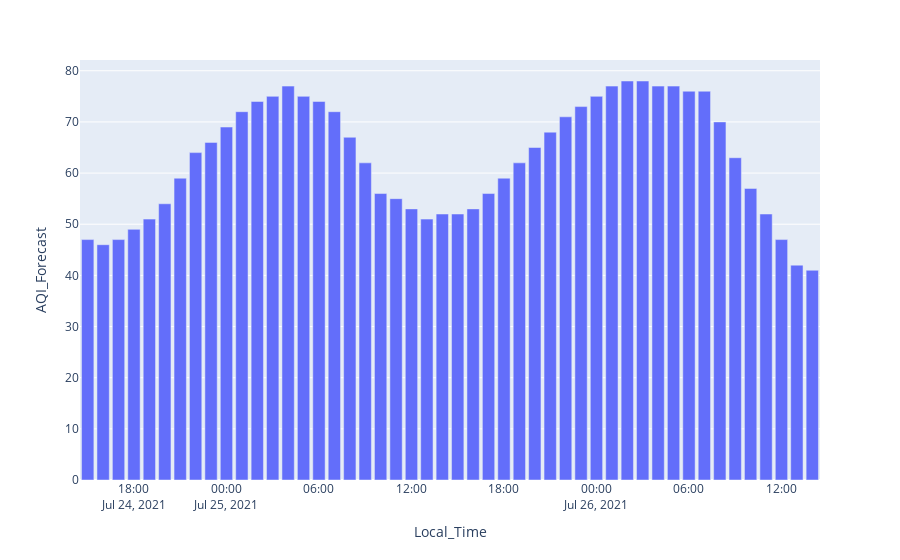

Notebook code for this chart:
### Markdown cell above
# Data Visualization

### Code cell
fig = px.bar(forecast_data, x='Local_Time', y='AQI_Forecast')
fig.show()

### Figure 1 — Plotly figure (JSON) as saved in the notebook; plotly's stock layout.template omitted (floating-point values rounded to 4 significant figures)
{"data": [{"alignmentgroup": "True", "hovertemplate": "Local_Time=%{x}<br>AQI_Forecast=%{y}<extra></extra>", "legendgroup": "", "marker": {"color": "#636efa", "pattern": {"shape": ""}}, "name": "", "offsetgroup": "", "orientation": "v", "showlegend": false, "textposition": "auto", "type": "bar", "x": ["2021-07-24T15:00:00", "2021-07-24T16:00:00", "2021-07-24T17:00:00", "2021-07-24T18:00:00", "2021-07-24T19:00:00", "2021-07-24T20:00:00", "2021-07-24T21:00:00", "2021-07-24T22:00:00", "2021-07-24T23:00:00", "2021-07-25T00:00:00", "2021-07-25T01:00:00", "2021-07-25T02:00:00", "2021-07-25T03:00:00", "2021-07-25T04:00:00", "2021-07-25T05:00:00", "2021-07-25T06:00:00", "2021-07-25T07:00:00", "2021-07-25T08:00:00", "2021-07-25T09:00:00", "2021-07-25T10:00:00", "2021-07-25T11:00:00", "2021-07-25T12:00:00", "2021-07-25T13:00:00", "2021-07-25T14:00:00", "2021-07-25T15:00:00", "2021-07-25T16:00:00", "2021-07-25T17:00:00", "2021-07-25T18:00:00", "2021-07-25T19:00:00", "2021-07-25T20:00:00", "2021-07-25T21:00:00", "2021-07-25T22:00:00", "2021-07-25T23:00:00", "2021-07-26T00:00:00", "2021-07-26T01:00:00", "2021-07-26T02:00:00", "2021-07-26T03:00:00", "2021-07-26T04:00:00", "2021-07-26T05:00:00", "2021-07-26T06:00:00", "2021-07-26T07:00:00", "2021-07-26T08:00:00", "2021-07-26T09:00:00", "2021-07-26T10:00:00", "2021-07-26T11:00:00", "2021-07-26T12:00:00", "2021-07-26T13:00:00", "2021-07-26T14:00:00"], "xaxis": "x", "y": [47, 46, 47, 49, 51, 54, 59, 64, 66, 69, 72, 74, 75, 77, 75, 74, 72, 67, 62, 56, 55, 53, 51, 52, 52, 53, 56, 59, 62, 65, 68, 71, 73, 75, 77, 78, 78, 77, 77, 76, 76, 70, 63, 57, 52, 47, 42, 41], "yaxis": "y"}], "layout": {"barmode": "relative", "legend": {"tracegroupgap": 0}, "margin": {"t": 60}, "xaxis": {"anchor": "y", "domain": [0, 1], "title": {"text": "Local_Time"}}, "yaxis": {"anchor": "x", "domain": [0, 1], "title": {"text": "AQI_Forecast"}}}}
